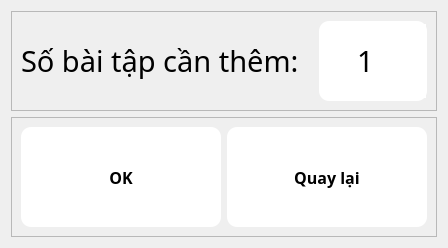
               <widget class="QWidget" name="edit_frame3">
                <layout class="QVBoxLayout" name="verticalLayout_10">
                 <item>
                  <widget class="QFrame" name="num_editframe_3">
                   <property name="frameShape">
                    <enum>QFrame::StyledPanel</enum>
                   </property>
                   <property name="frameShadow">
                    <enum>QFrame::Raised</enum>
                   </property>
                   <layout class="QHBoxLayout" name="horizontalLayout_8">
                    <property name="spacing">
                     <number>20</number>
                    </property>
                    <item>
                     <widget class="QLabel" name="num_label_3">
                      <property name="minimumSize">
                       <size>
                        <width>0</width>
                        <height>0</height>
                       </size>
                      </property>
                      <property name="font">
                       <font>
                        <family>iCiel Effra</family>
                        <pointsize>22</pointsize>
                       </font>
                      </property>
                      <property name="text">
                       <string>Số bài tập cần thêm:</string>
                      </property>
                     </widget>
                    </item>
                    <item>
                     <widget class="QSpinBox" name="num_entry_3">
                      <property name="sizePolicy">
                       <sizepolicy hsizetype="Expanding" vsizetype="Fixed">
                        <horstretch>0</horstretch>
                        <verstretch>0</verstretch>
                       </sizepolicy>
                      </property>
                      <property name="minimumSize">
                       <size>
                        <width>0</width>
                        <height>80</height>
                       </size>
                      </property>
                      <property name="font">
                       <font>
                        <family>Corbel</family>
                        <pointsize>22</pointsize>
                       </font>
                      </property>
                      <property name="styleSheet">
                       <string notr="true">QSpinBox {
	border-radius: 10px;
	color: rgb(0, 0, 0);
	background-color: rgb(255, 255, 255);
}
QSpinBox::up-button {
	background-color: rgb(255, 255, 255);
	border-radius: 10px;
}

QSpinBox::up-button:hover {
	background-color: rgb(223, 223, 223);
}

QSpinBox::up-button:pressed {
	background-color: rgb(207, 207, 207);
}

QSpinBox::down-button {
	background-color: rgb(255, 255, 255);
	border-radius: 10px;
}

QSpinBox::down-button:hover {
	background-color: rgb(223, 223, 223);
}

QSpinBox::down-button:pressed {
	background-color: rgb(207, 207, 207);
}

QSpinBox::up-arrow {
	image: url(:/images/icons/plus.png);
    width: 20px;
    height: 20px;
}

QSpinBox::down-arrow {
	image: url(:/images/icons/minus.png);
    width: 20px;
    height: 20px;
}</string>
                      </property>
                      <property name="alignment">
                       <set>Qt::AlignCenter</set>
                      </property>
                      <property name="suffix">
                       <string/>
                      </property>
                      <property name="minimum">
                       <number>1</number>
                      </property>
                      <property name="maximum">
                       <number>50</number>
                      </property>
                     </widget>
                    </item>
                   </layout>
                  </widget>
                 </item>
                 <item>
                  <widget class="QFrame" name="btn_editframe_3">
                   <property name="styleSheet">
                    <string notr="true">color: rgb(0, 0, 0);</string>
                   </property>
                   <property name="frameShape">
                    <enum>QFrame::StyledPanel</enum>
                   </property>
                   <property name="frameShadow">
                    <enum>QFrame::Raised</enum>
                   </property>
                   <layout class="QHBoxLayout" name="horizontalLayout_9">
                    <item>
                     <widget class="QPushButton" name="confirm_add_btn">
                      <property name="minimumSize">
                       <size>
                        <width>200</width>
                        <height>100</height>
                       </size>
                      </property>
                      <property name="maximumSize">
                       <size>
                        <width>100</width>
                        <height>16777215</height>
                       </size>
                      </property>
                      <property name="font">
                       <font>
                        <family>Montserrat</family>
                        <pointsize>12</pointsize>
                        <weight>75</weight>
                        <bold>true</bold>
                       </font>
                      </property>
                      <property name="styleSheet">
                       <string notr="true">QPushButton {
	background-color: rgb(255, 255, 255);
	border-radius: 10px;
}

QPushButton:hover {
	background-color: rgba(0, 0, 0, 150);
	color: rgb(255, 255, 255);
}

QPushButton:pressed {
	background-color: rgb(0, 0, 0);
	color: rgb(255, 255, 255);
}</string>
                      </property>
                      <property name="text">
                       <string>OK</string>
                      </property>
                     </widget>
                    </item>
                    <item>
                     <widget class="QPushButton" name="return_add_btn">
                      <property name="minimumSize">
                       <size>
                        <width>200</width>
                        <height>100</height>
                       </size>
                      </property>
                      <property name="maximumSize">
                       <size>
                        <width>100</width>
                        <height>16777215</height>
                       </size>
                      </property>
                      <property name="font">
                       <font>
                        <family>Montserrat</family>
                        <pointsize>12</pointsize>
                        <weight>75</weight>
                        <bold>true</bold>
                       </font>
                      </property>
                      <property name="styleSheet">
                       <string notr="true">QPushButton {
	background-color: rgb(255, 255, 255);
	border-radius: 10px;
}

QPushButton:hover {
	background-color: rgba(0, 0, 0, 150);
	color: rgb(255, 255, 255);
}

QPushButton:pressed {
	background-color: rgb(0, 0, 0);
	color: rgb(255, 255, 255);
}</string>
                      </property>
                      <property name="text">
                       <string>Quay lại</string>
                      </property>
                     </widget>
                    </item>
                   </layout>
                  </widget>
                 </item>
                </layout>
               </widget>
